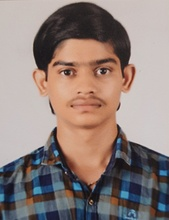
%> input picture Jaydip.jpg, 169 x 220 px, shrunk from 1420 x 1850 before the run
$ octave boxFilter3.m   (GNU Octave 9; MATLAB toolbox functions it lacks are replaced by stand-ins)
%> lines starting %> are read from the running program, lines starting %| are printed output that depends on the picture
clc
clear all

% read input iname usin imread() function
inImg = imread('Images\Jaydip.jpg');
%> inImg is the input picture: size 220x169x3 uint8; mean R, G, B 144.6, 129, 124

inImg = rgb2gray(inImg);
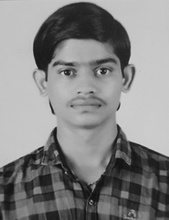
%> inImg: size 220x169 uint8; min 13, max 214, mean 133.1
[x,y]=size(inImg);
%> x = 220; y = 169
for i = 2:x-1
    for j = 2:y-1
        sum = 0;
        for ii = i-1:i+1
            for jj = j-1:j+1
                sum = sum + inImg(ii,jj);
            end
        end
        I2(i,j) = ceil(sum/9);
    end
end
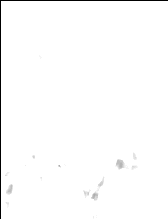
%> I2: size 219x168 uint8; min 0, max 28, mean 27.7; drawn with min black and max white

subplot(1,2,1);imshow(inImg);title('Input Image')
subplot(1,2,2);imshow(I2);title('Output')
